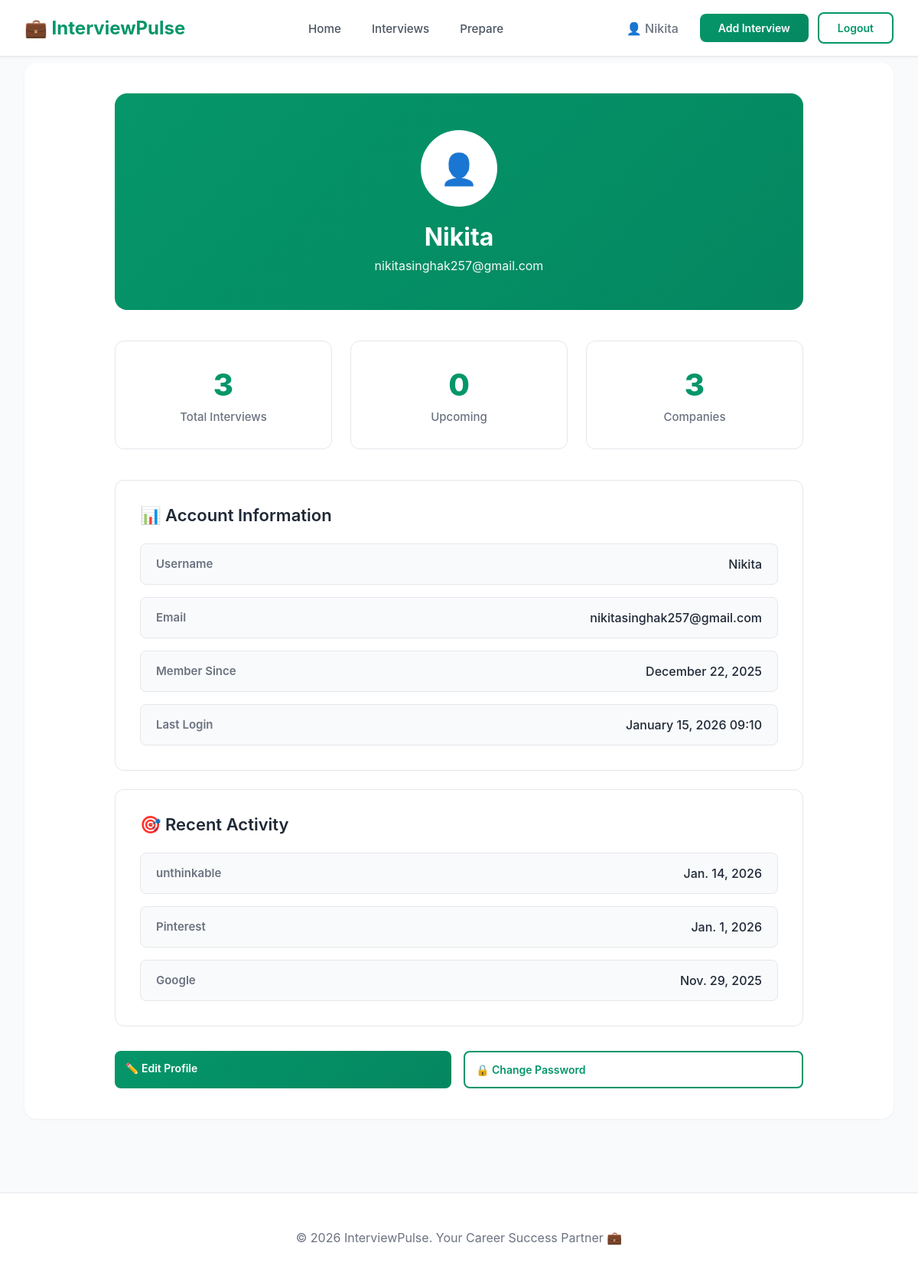
Page /users/profile (signed in) on the committed database.
### interviews/models.py (models this page shows, shortened)
class Interview(models.Model):
    user = models.ForeignKey('auth.User', on_delete=models.CASCADE)
    company = models.CharField(max_length=255)
    role = models.CharField(max_length=255)
    date = models.DateField()

### users/views.py (the view)
# urls.py: path('profile', views.profile, name='profile'),
@login_required
def profile(request):
    user = request.user
    interviews = Interview.objects.filter(user=user)
    total_interviews = interviews.count()
    upcoming_interviews = interviews.filter(date__gte=date.today()).count()
    companies = interviews.values('company').distinct()
    companies_count = companies.count()
    recent_interviews = interviews.order_by('-date')[:5]
    context = {
        'total_interviews': total_interviews,
        'upcoming_interviews': upcoming_interviews,
        'companies_count': companies_count,
        'recent_interviews': recent_interviews,
    }
    return render(request, 'users/profile.html', context)

### users/templates/users/profile.html (shortened to what this page needs)
{% extends 'base.html' %}
{% block extra_css %}
{% load static %}
<link rel="stylesheet" href="{% static 'css/users/profile.css' %}">
{% endblock %}
{% block content %}
<div class="profile-container">
    <div class="profile-header">
        <div class="profile-avatar">👤</div>
        <div class="profile-name">{{ user.username }}</div>
        <div class="profile-email">{{ user.email }}</div>
    </div>
    <div class="stats-grid">
        <div class="stat-card">
            <div class="stat-number">{{ total_interviews|default:"0" }}</div>
            <div class="stat-label">Total Interviews</div>
        </div>
        <div class="stat-card">
            <div class="stat-number">{{ upcoming_interviews|default:"0" }}</div>
            <div class="stat-label">Upcoming</div>
        </div>
        <div class="stat-card">
            <div class="stat-number">{{ companies_count|default:"0" }}</div>
            <div class="stat-label">Companies</div>
        </div>
    </div>
    <div class="profile-section">
        <div class="section-title">
            📊 Account Information
        </div>
        <div class="info-grid">
            <div class="info-item">
                <span class="info-label">Username</span>
                <span class="info-value">{{ user.username }}</span>
            </div>
            <div class="info-item">
                <span class="info-label">Email</span>
                <span class="info-value">{{ user.email }}</span>
            </div>
            <div class="info-item">
                <span class="info-label">Member Since</span>
                <span class="info-value">{{ user.date_joined|date:"F d, Y" }}</span>
            </div>
            <div class="info-item">
                <span class="info-label">Last Login</span>
                <span class="info-value">{{ user.last_login|date:"F d, Y H:i" }}</span>
            </div>
        </div>
    </div>
    <div class="profile-section">
        <div class="section-title">
            🎯 Recent Activity
        </div>
        <div class="info-grid">
            {% if recent_interviews %}
                {% for interview in recent_interviews %}
                <div class="info-item">
                    <span class="info-label">{{ interview.company }}</span>
                    <span class="info-value">{{ interview.date }}</span>
                </div>
                {% endfor %}
            {% else %}
                <p style="text-align: center; color: #666; padding: 2rem;">
                    No recent activity to display
                </p>
            {% endif %}
        </div>
    </div>
    <div class="action-buttons">
        <a href="/users/edit-profile" class="btn btn-primary">✏️ Edit Profile</a>
        <a href="/users/change-password" class="btn btn-secondary">🔒 Change Password</a>
    </div>
</div>
{% endblock %}

### templates/base.html (shortened to what this page needs)
<!DOCTYPE html>
<html lang="en">
<head>
    {% load static %}
    <link rel="stylesheet" href="{% static 'css/base.css' %}">
    {% block extra_css %}{% endblock %}
</head>
<body>
    <nav class="navbar">
        <div class="nav-container">
            <div class="logo">💼 InterviewPulse</div>
            <ul class="nav-links">
                <li><a href="/">Home</a></li>
                <li><a href="/interviews/list">Interviews</a></li>
                <li><a href="/preparation/">Prepare</a></li>
            </ul>
            <div class="nav-actions">
                {% if user.is_authenticated %}
                    <span style="margin-right: 1rem; color: #6B7280; font-weight: 500;">👤 {{ user.username }}</span>
                    <a href="/interviews/add" class="btn btn-primary">Add Interview</a>
                    <a href="/users/logout" class="btn btn-secondary">Logout</a>
                {% else %}
                    <a href="/users/login" class="btn btn-secondary">Login</a>
                    <a href="/users/register" class="btn btn-primary">Get Started</a>
                {% endif %}
            </div>
        </div>
    </nav>
    <div class="container">
        <div class="content-wrapper">
            {% block content %}{% endblock %}
        </div>
    </div>
    <footer>
        <p>&copy; 2026 InterviewPulse. Your Career Success Partner 💼</p>
    </footer>
</body>
</html>

### static/css/base.css (style rules this page uses)
* { margin: 0; padding: 0; box-sizing: border-box; }
body { font-family: 'Inter', -apple-system, BlinkMacSystemFont, 'Segoe UI', Roboto, 'Helvetica Neue', Arial, sans-serif; background: #F8FAFB; min-height: 100vh; color: #1F2937; animation: fadeIn 0.5s ease-in; }
.navbar { background: #FFFFFF; padding: 1rem 2rem; box-shadow: 0 1px 3px rgba(0,0,0,0.05); position: sticky; top: 0; z-index: 1000; border-bottom: 1px solid #E5E7EB; transition: all 0.3s ease; animation: slideDown 0.5s ease-out; }
.nav-container { max-width: 1280px; margin: 0 auto; display: flex; justify-content: space-between; align-items: center; }
.logo { font-size: 1.5rem; font-weight: 700; color: #059669; display: flex; align-items: center; gap: 0.5rem; cursor: pointer; transition: transform 0.3s ease; animation: logoAppear 0.6s ease-out 0.2s both; }
.nav-links { display: flex; gap: 2.5rem; list-style: none; }
.nav-links li { animation: navItemAppear 0.5s ease-out both; }
.nav-links li:nth-child(1) { animation-delay: 0.3s; }
.nav-links li:nth-child(2) { animation-delay: 0.4s; }
.nav-links li:nth-child(3) { animation-delay: 0.5s; }
.nav-links a { text-decoration: none; color: #4B5563; font-weight: 500; font-size: 0.95rem; transition: color 0.2s; }
.nav-actions { display: flex; gap: 0.75rem; align-items: center; }
.btn { padding: 0.625rem 1.5rem; border: none; border-radius: 8px; cursor: pointer; font-weight: 600; font-size: 0.875rem; transition: all 0.3s cubic-bezier(0.4, 0, 0.2, 1); text-decoration: none; display: inline-block; position: relative; overflow: hidden; }
.btn::before { content: ''; position: absolute; top: 50%; left: 50%; width: 0; height: 0; border-radius: 50%; background: rgba(255, 255, 255, 0.3); transform: translate(-50%, -50%); transition: width 0.6s, height 0.6s; }
.btn-primary { background: linear-gradient(135deg, #059669 0%, #047857 100%); background-size: 200% 200%; color: white; animation: gradientShift 3s ease infinite; }
.btn-secondary { background: transparent; color: #059669; border: 2px solid #059669; }
.container { max-width: 1280px; margin: 0 auto; padding: 0.5rem 2rem 2rem; }
.content-wrapper { background: white; border-radius: 16px; padding: 2.5rem; box-shadow: 0 1px 3px rgba(0,0,0,0.05); min-height: 400px; animation: slideUp 0.6s ease-out; }
footer { text-align: center; padding: 3rem 2rem; color: #6B7280; margin-top: 4rem; background: white; border-top: 1px solid #E5E7EB; }

### static/css/users/profile.css (style rules this page uses)
.profile-container { max-width: 900px; margin: 0 auto; }
.profile-header { text-align: center; padding: 3rem 2rem; background: linear-gradient(135deg, #059669 0%, #047857 100%); background-size: 200% 200%; border-radius: 16px; color: white; margin-bottom: 2.5rem; animation: headerGradient 5s ease infinite, slideDown 0.6s ease-out; }
.profile-avatar { width: 100px; height: 100px; border-radius: 50%; background: white; color: #059669; font-size: 2.5rem; display: flex; align-items: center; justify-content: center; margin: 0 auto 1.25rem; border: 4px solid rgba(255,255,255,0.3); font-weight: 600; animation: avatarBounce 1s ease-out; transition: all 0.3s ease; }
.profile-name { font-size: 2rem; font-weight: 700; margin-bottom: 0.5rem; }
.profile-email { font-size: 1rem; opacity: 0.95; }
.stats-grid { display: grid; grid-template-columns: repeat(auto-fit, minmax(220px, 1fr)); gap: 1.5rem; margin-bottom: 2.5rem; }
.stat-card { background: white; padding: 2rem; border-radius: 12px; text-align: center; border: 1px solid #E5E7EB; transition: all 0.2s; }
.stat-number { font-size: 2.5rem; font-weight: 800; color: #059669; margin-bottom: 0.5rem; }
.stat-label { color: #6B7280; font-weight: 500; font-size: 0.9375rem; }
.profile-section { background: white; padding: 2rem; border-radius: 12px; margin-bottom: 1.5rem; border: 1px solid #E5E7EB; }
.section-title { font-size: 1.375rem; margin-bottom: 1.5rem; color: #1F2937; display: flex; align-items: center; gap: 0.5rem; font-weight: 600; }
.info-grid { display: grid; gap: 1rem; }
.info-item { display: flex; justify-content: space-between; padding: 1rem 1.25rem; background: #F9FAFB; border-radius: 8px; border: 1px solid #E5E7EB; }
.info-label { font-weight: 600; color: #6B7280; font-size: 0.9375rem; }
.info-value { color: #1F2937; font-weight: 500; }
.action-buttons { display: flex; gap: 1rem; margin-top: 2rem; }
.action-buttons .btn { flex: 1; padding: 0.875rem; }

### rows in the picture
Interview: company "unthinkable", date "Jan. 14, 2026"
Interview: company "Pinterest", date "Jan. 1, 2026"
Interview: company "Google", date "Nov. 29, 2025"

### other values in the picture
{{ user.username }} "Nikita"
{{ user.email }} "nikitasinghak257@gmail.com"
{{ total_interviews|default:"0" }} "3"
{{ upcoming_interviews|default:"0" }} "0"
{{ companies_count|default:"0" }} "3"
{{ user.date_joined|date:"F d, Y" }} "December 22, 2025"
{{ user.last_login|date:"F d, Y H:i" }} "January 15, 2026 09:10"
